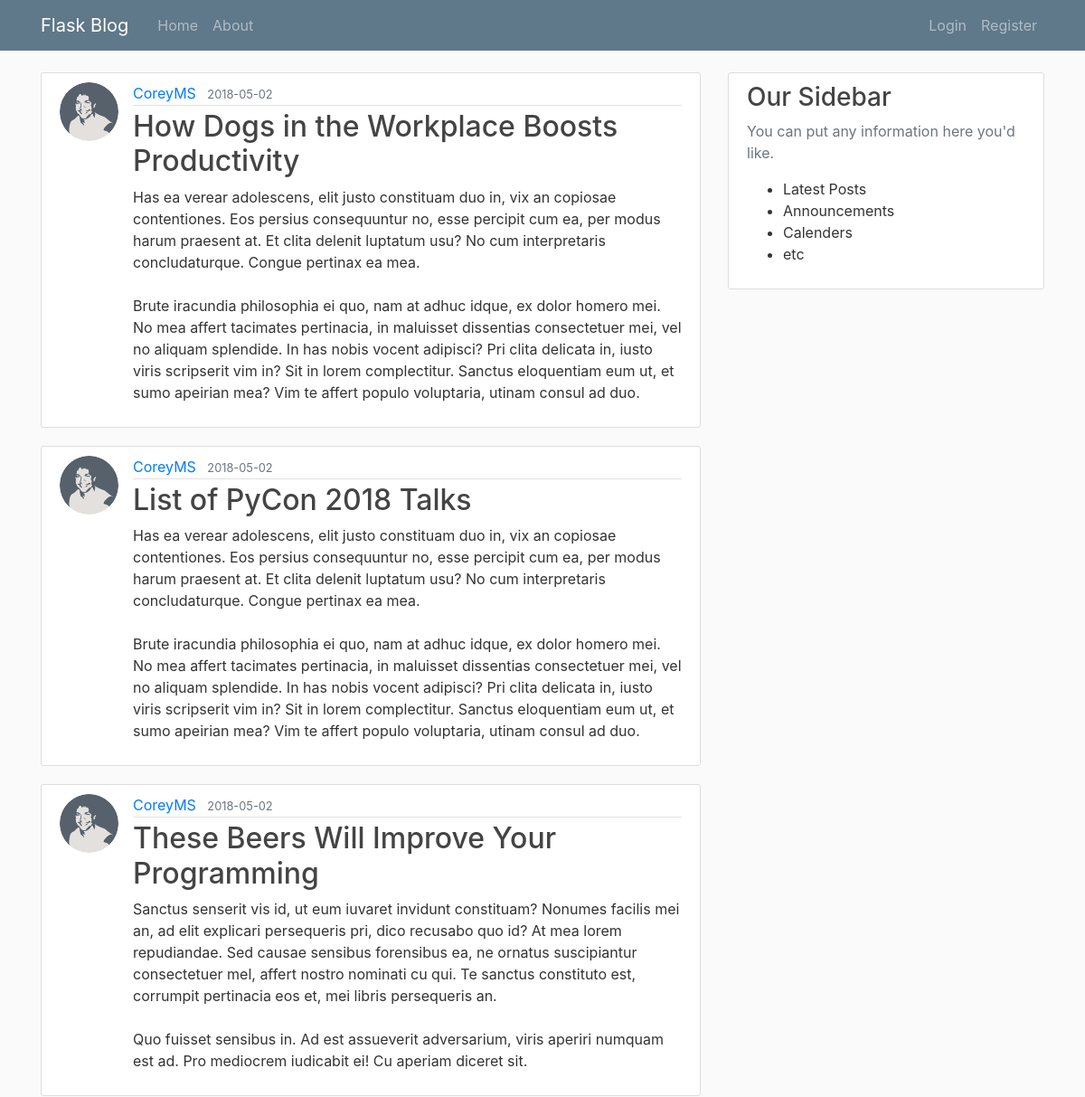
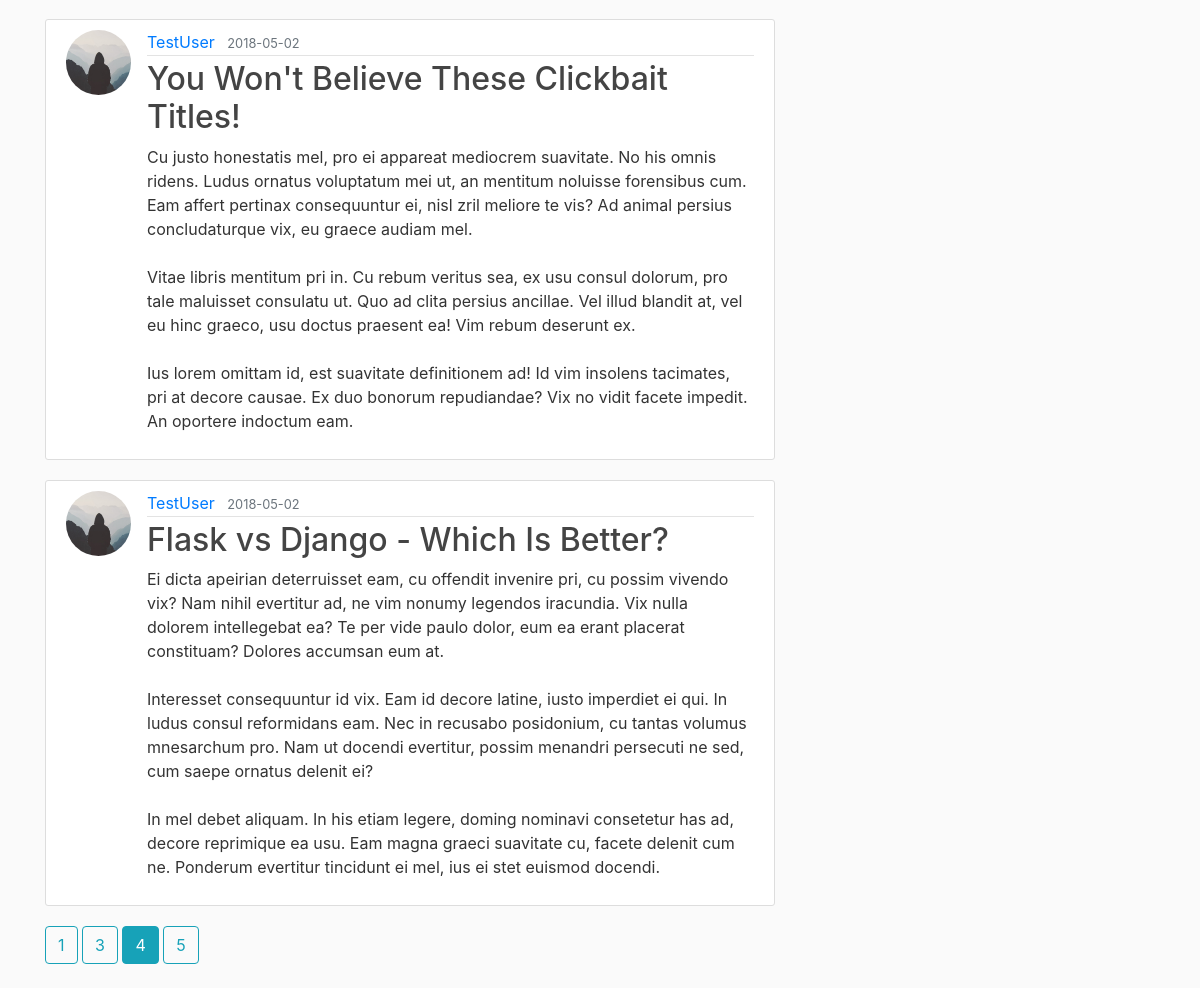
/home?page=4, run on the app's committed database (2 pictures, top to bottom).
### flaskblog/models.py (models this page shows, shortened)
class Post(db.Model):
    id = db.Column(db.Integer, primary_key=True)
    title = db.Column(db.String(100), nullable=False)
    date_posted = db.Column(db.DateTime, nullable=False, default=datetime.utcnow)
    content = db.Column(db.Text, nullable=False)
    user_id = db.Column(db.Integer, db.ForeignKey('user.id'), nullable=False)

class User(db.Model, UserMixin):
    id = db.Column(db.Integer, primary_key=True)
    username = db.Column(db.String(20), unique=True, nullable=False)
    email = db.Column(db.String(120), unique=True, nullable=False)
    image_file = db.Column(db.String(20), nullable=False, default='default.jpg')
    password = db.Column(db.String(60), nullable=False)
    posts = db.relationship('Post', backref='author', lazy=True)

### flaskblog/main/routes.py (the view)
@main.route('/')
@main.route('/home')
def home():
    page = request.args.get('page', 1, type=int)
    posts = Post.query.order_by(
        Post.date_posted.desc()).paginate(page=page, per_page=5)
    return render_template('home.html', posts=posts)

### flaskblog/templates/home.html (shortened to what this page needs)
{% extends "layout.html" %}
{% block content %}
    {% for post in posts.items %}
        <article class="media content-section">
            <img class="rounded-circle article-img" src="{{ url_for('static', filename='profile_pics/' + post.author.image_file) }}">
            <div class="media-body">
                <div class="article-metadata">
                    <a class="mr-2" href="{{ url_for('users.user_posts', username=post.author.username)}}">{{ post.author.username }}</a>
                    <small class="text-muted">{{ post.date_posted.strftime('%Y-%m-%d') }}</small>
                </div>
                <h2><a class="article-title" href="{{ url_for('posts.post', post_id=post.id) }}">{{ post.title }}</a></h2>
                <p class="article-content">{{ post.content }}</p>
            </div>
        </article>
    {% endfor %}
    {% for page_num in posts.iter_pages(left_edge=1, right_edge=1, left_current=1, right_current=2) %}
        {% if page_num %}
            {% if posts.page == page_num %}
                <a class="btn btn-info mb-4" href="{{ url_for('main.home', page=page_num) }}">{{ page_num }}</a>
            {% else %}
                <a class="btn btn-outline-info mb-4" href="{{ url_for('main.home', page=page_num) }}">{{ page_num }}</a>
            {% endif %}
        {% endif %}
    {% endfor %}
{% endblock content %}

### flaskblog/static/main.css (style rules this page uses)
body { background: #fafafa; color: #333333; margin-top: 5rem; }
h1, h2, h3, h4, h5, h6 { color: #444444; }
.content-section { background: #ffffff; padding: 10px 20px; border: 1px solid #dddddd; border-radius: 3px; margin-bottom: 20px; }
.article-title { color: #444444; }
.article-content { white-space: pre-line; }
.article-img { height: 65px; width: 65px; margin-right: 16px; }
.article-metadata { padding-bottom: 1px; margin-bottom: 4px; border-bottom: 1px solid #e3e3e3 }

### data on the page
Post: image_file (picture), author.username "CoreyMS", date_posted "2018-05-02", title "How Dogs in the Workplace Boosts Productivity", content "Has ea verear adolescens, elit justo constituam duo in, vix an copiosae contentiones. Eos persius consequuntur no, esse percipit cum ea, per modus harum praesent at. Et clita delenit luptatum usu? No cum interpretaris concludaturque. Congue pertinax ea mea. Brute iracundia philosophia ei quo, nam at adhuc idque, ex dolor homero mei. No mea affert tacimates pertinacia, in maluisset dissentias consectetuer mei, vel no aliquam splendide. In has nobis vocent adipisci? Pri clita delicata in, iusto viris scripserit vim in? Sit in lorem complectitur. Sanctus eloquentiam eum ut, et sumo apeirian mea? Vim te affert populo voluptaria, utinam consul ad duo."
Post: image_file (picture), author.username "CoreyMS", date_posted "2018-05-02", title "List of PyCon 2018 Talks", content "Has ea verear adolescens, elit justo constituam duo in, vix an copiosae contentiones. Eos persius consequuntur no, esse percipit cum ea, per modus harum praesent at. Et clita delenit luptatum usu? No cum interpretaris concludaturque. Congue pertinax ea mea. Brute iracundia philosophia ei quo, nam at adhuc idque, ex dolor homero mei. No mea affert tacimates pertinacia, in maluisset dissentias consectetuer mei, vel no aliquam splendide. In has nobis vocent adipisci? Pri clita delicata in, iusto viris scripserit vim in? Sit in lorem complectitur. Sanctus eloquentiam eum ut, et sumo apeirian mea? Vim te affert populo voluptaria, utinam consul ad duo."
Post: image_file (picture), author.username "CoreyMS", date_posted "2018-05-02", title "These Beers Will Improve Your Programming", content "Sanctus senserit vis id, ut eum iuvaret invidunt constituam? Nonumes facilis mei an, ad elit explicari persequeris pri, dico recusabo quo id? At mea lorem repudiandae. Sed causae sensibus forensibus ea, ne ornatus suscipiantur consectetuer mel, affert nostro nominati cu qui. Te sanctus constituto est, corrumpit pertinacia eos et, mei libris persequeris an. Quo fuisset sensibus in. Ad est assueverit adversarium, viris aperiri numquam est ad. Pro mediocrem iudicabit ei! Cu aperiam diceret sit."
Post: image_file (placeholder picture), author.username "TestUser", date_posted "2018-05-02", title "You Won't Believe These Clickbait Titles!", content "Cu justo honestatis mel, pro ei appareat mediocrem suavitate. No his omnis ridens. Ludus ornatus voluptatum mei ut, an mentitum noluisse forensibus cum. Eam affert pertinax consequuntur ei, nisl zril meliore te vis? Ad animal persius concludaturque vix, eu graece audiam mel. Vitae libris mentitum pri in. Cu rebum veritus sea, ex usu consul dolorum, pro tale maluisset consulatu ut. Quo ad clita persius ancillae. Vel illud blandit at, vel eu hinc graeco, usu doctus praesent ea! Vim rebum deserunt ex. Ius lorem omittam id, est suavitate definitionem ad! Id vim insolens tacimates, pri at decore causae. Ex duo bonorum repudiandae? Vix no vidit facete impedit. An oportere indoctum eam."
Post: image_file (placeholder picture), author.username "TestUser", date_posted "2018-05-02", title "Flask vs Django - Which Is Better?", content "Ei dicta apeirian deterruisset eam, cu offendit invenire pri, cu possim vivendo vix? Nam nihil evertitur ad, ne vim nonumy legendos iracundia. Vix nulla dolorem intellegebat ea? Te per vide paulo dolor, eum ea erant placerat constituam? Dolores accumsan eum at. Interesset consequuntur id vix. Eam id decore latine, iusto imperdiet ei qui. In ludus consul reformidans eam. Nec in recusabo posidonium, cu tantas volumus mnesarchum pro. Nam ut docendi evertitur, possim menandri persecuti ne sed, cum saepe ornatus delenit ei? In mel debet aliquam. In his etiam legere, doming nominavi consetetur has ad, decore reprimique ea usu. Eam magna graeci suavitate cu, facete delenit cum ne. Ponderum…"

### other printed values
{{ page_num }} "1" "3" "5"
{{ page_num }} "4"
